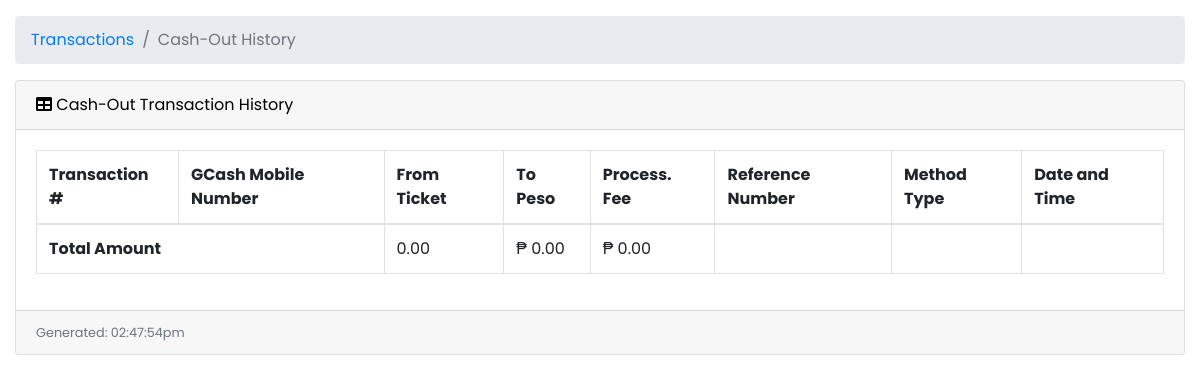
Page /user/cash-out-history.php (signed in) on the earlier database version.
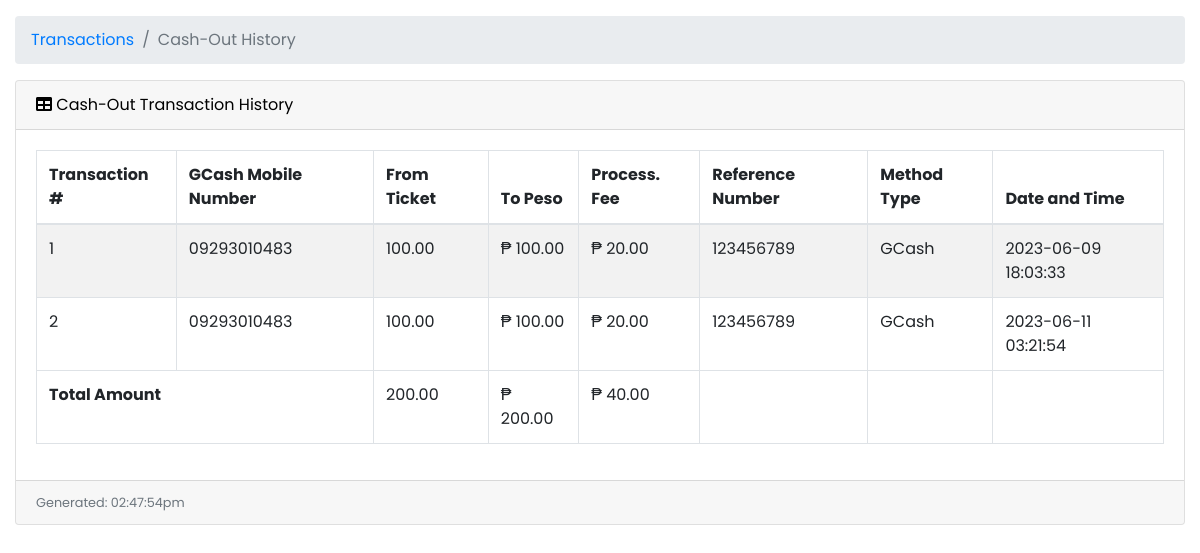
Same page on the later database version.
### tables this page shows
CREATE TABLE `cico` (
  `cico_id` int(11) NOT NULL,
  `user_id` int(11) NOT NULL,
  `trans_type` varchar(15) NOT NULL,
  `gcash_mobile_number` varchar(20) NOT NULL,
  `peso_amount` decimal(10,2) NOT NULL,
  `ticket_amount` int(11) NOT NULL,
  `processing_fee` decimal(10,2) NOT NULL,
  `convenience_fee` decimal(10,2) NOT NULL,
  `reference_number` varchar(20) NOT NULL,
  `method_type` varchar(20) NOT NULL,
  `trans_stat` varchar(10) NOT NULL,
  `created_at` timestamp NOT NULL DEFAULT current_timestamp(),
  `updated_at` timestamp NOT NULL DEFAULT current_timestamp() ON UPDATE current_timestamp()
);

### user/cash-out-history.php (the view, shortened to what the changed rows need)
<?php
include('../db.php');
$userid = $_SESSION['user_id'];
?>
<!DOCTYPE html>
<html lang="en">
<head>
    <link href="vendor/fontawesome-free/css/all.min.css" rel="stylesheet" type="text/css">
    <link href="vendor/datatables/dataTables.bootstrap4.css" rel="stylesheet">
    <link href="vendor/css/sb-admin.css" rel="stylesheet">
</head>
<body id="page-top">
    <div id="wrapper">
        <div id="content-wrapper">
            <div class="container-fluid">
                <?php
                if ($_SESSION['role'] == "City Admin") {
                ?>
                    <div class="card mb-3">
                        <div class="card-header">
                            <i class="fas fa-table"></i>
                            Cash Out Transactions
                        </div>
                        <div class="card-body">
                            <div class="table-responsive">
                                <table class="table table-bordered table-striped table-hover" id="dataTable" width="100%" cellspacing="0">
                                    <thead>
                                        <tr>
                                            <th>Transaction #</th>
                                            <th>Name</th>
                                            <th>GCash Mobile Number</th>
                                            <th>From Ticket Amount</th>
                                            <th>To Peso Amount</th>
                                            <th>Process. Fee</th>
                                            <th>Reference Number</th>
                                            <th>Method Type</th>
                                            <th>Date and Time</th>
                                        </tr>
                                    </thead>
                                    <tbody>
                                        <?php
                                        $query = "SELECT cico.*, user_profile.*
                                        FROM cico
                                        INNER JOIN user_profile ON cico.user_id = user_profile.user_id
                                        WHERE cico.peso_amount > 0
                                        AND cico.trans_type = 'cash-out'
                                        AND cico.trans_stat = 'Successful'
                                        ORDER BY cico.created_at ASC";
                                        $stmt = $db->prepare($query);
                                        $stmt->execute();
                                        $result = $stmt->get_result();
                                        $totalTicketAmount = 0;
                                        $totalPesoAmount = 0;
                                        $totalProcessingFee = 0;
                                        $count = 1;
                                        while ($row = $result->fetch_assoc()) {
                                            echo "<tr>";
                                            echo "<td>" . $count . "</td>";
                                            echo "<td>" . $row['first_name'] . " " . $row['last_name'] . "</td>";
                                            echo "<td>" . $row['gcash_mobile_number'] . "</td>";
                                            echo "<td>" . number_format($row['ticket_amount'], 2) . "</td>";
                                            echo "<td>₱ " . number_format($row['peso_amount'], 2) . "</td>";
                                            echo "<td>₱ " . number_format($row['processing_fee'], 2) . "</td>";
                                            echo "<td>" . $row['reference_number'] . "</td>";
                                            echo "<td>" . $row['method_type'] . "</td>";
                                            echo "<td>" . $row['created_at'] . "</td>";
                                            echo "</tr>";
                                            $totalTicketAmount += $row['ticket_amount'];
                                            $totalPesoAmount += $row['peso_amount'];
                                            $totalProcessingFee += $row['processing_fee'];
                                            $count++;
                                        }
                                        ?>
                                    </tbody>
                                    <tfoot>
                                        <tr>
                                            <td colspan="3"><b>Total Amount</b></td>
                                            <td><?php echo number_format($totalTicketAmount, 2); ?></td>
                                            <td><?php echo "₱ " . number_format($totalPesoAmount, 2); ?></td>
                                            <td><?php echo "₱ " . number_format($totalProcessingFee, 2); ?></td>
                                            <td></td>
                                            <td></td>
                                            <td></td>
                                        </tr>
                                    </tfoot>
                                </table>
                            </div>
                        </div>
                    </div>
                    <div class="card-footer small text-muted">
                        <?php
                        date_default_timezone_set("Africa/Nairobi");
                        echo "Generated: " . date("h:i:sa");
                        ?>
                    </div>
            </div>
        <?php
                } else {
        ?>
            <div class="card mb-3">
                <div class="card-header">
                    <i class="fas fa-table"></i>
                    Cash-Out Transaction History
                </div>
                <div class="card-body">
                    <div class="table-responsive">
                        <table class="table table-bordered table-striped table-hover" id="dataTable" width="100%" cellspacing="0">
                            <thead>
                                <tr>
                                    <th>Transaction #</th>
                                    <th>GCash Mobile Number</th>
                                    <th>From Ticket</th>
                                    <th>To Peso</th>
                                    <th>Process. Fee</th>
                                    <th>Reference Number</th>
                                    <th>Method Type</th>
                                    <th>Date and Time</th>
                                </tr>
                            </thead>
                            <tbody>
                                <?php
                                $user_id = $userid;
                                $stmt = $db->prepare("SELECT c.*
                        FROM cico c
                        INNER JOIN user_profile up ON c.user_id = up.user_id
                        WHERE c.user_id = ? AND c.trans_type = 'cash-out' AND c.trans_stat = 'Successful'
                        ORDER BY c.cico_id");
                                $stmt->bind_param("i", $user_id);
                                $stmt->execute();
                                $result = $stmt->get_result();
                                $count = 1;
                                $totalTicketAmount = 0;
                                $totalPesoAmount = 0;
                                $totalProcessingFee = 0;
                                while ($row = $result->fetch_assoc()) {
                                    echo "<tr>";
                                    echo "<td>" . $count . "</td>";
                                    echo "<td>" . $row['gcash_mobile_number'] . "</td>";
                                    echo "<td>" . number_format($row['ticket_amount'], 2) . "</td>";
                                    echo "<td>₱ " . number_format($row['peso_amount'], 2) . "</td>";
                                    echo "<td>₱ " . number_format($row['processing_fee'], 2) . "</td>";
                                    echo "<td>" . $row['reference_number'] . "</td>";
                                    echo "<td>" . $row['method_type'] . "</td>";
                                    echo "<td>" . $row['created_at'] . "</td>";
                                    echo "</tr>";
                                    $count++;
                                    $totalTicketAmount += $row['ticket_amount'];
                                    $totalPesoAmount += $row['peso_amount'];
                                    $totalProcessingFee += $row['processing_fee'];
                                }
                                ?>
                            </tbody>
                            <tfoot>
                                <tr>
                                    <td colspan="2"><b>Total Amount</b></td>
                                    <td><?php echo number_format($totalTicketAmount, 2); ?></td>
                                    <td><?php echo "₱ " . number_format($totalPesoAmount, 2); ?></td>
                                    <td><?php echo "₱ " . number_format($totalProcessingFee, 2); ?></td>
                                    <td></td>
                                    <td></td>
                                    <td></td>
                                </tr>
                            </tfoot>
                        </table>
                    </div>
                </div>
                <div class="card-footer small text-muted">
                    <?php
                    echo "Generated: " . date("h:i:sa");
                    ?>
                </div>
            </div>
        <?php
                }
        ?>
        </div>
    </div>
</body>
</html>

Differences in the rows shown:
added cico: gcash_mobile_number "09293010483", ticket_amount "100.00", peso_amount "100.00", processing_fee "20.00", reference_number "123456789", method_type "GCash", created_at "2023-06-09 18:03:33"
added cico: gcash_mobile_number "09293010483", ticket_amount "100.00", peso_amount "100.00", processing_fee "20.00", reference_number "123456789", method_type "GCash", created_at "2023-06-11 03:21:54"
Other differences:
$totalTicketAmount: "0.00" → "200.00"
$totalPesoAmount: "0.00" → "200.00"
$totalProcessingFee: "0.00" → "40.00"
